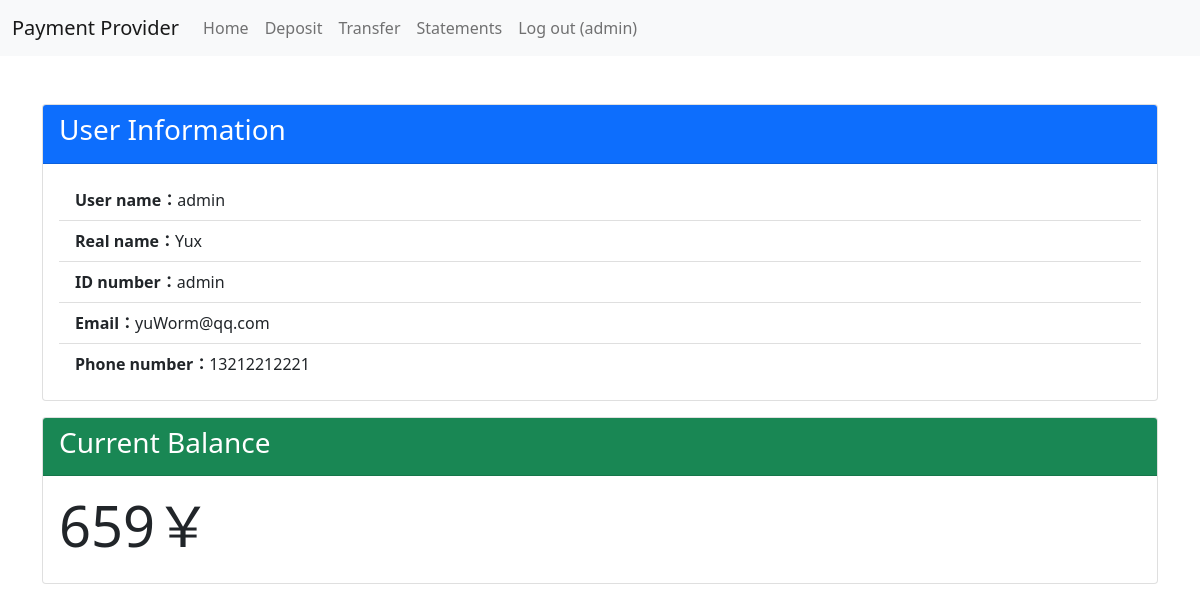
The app's page / (signed in) with its own data.
### main/models.py (models this page shows, shortened)
class Payment_Account(AbstractBaseUser):
    user_id = models.AutoField(primary_key=True)
    username = models.CharField(max_length=50, unique=True)
    balance = models.IntegerField(default=0)
    name = models.CharField(max_length=50)
    user_id_number = models.CharField(max_length=18)
    user_phone = models.IntegerField()
    user_email = models.CharField(max_length=50)
    USERNAME_FIELD = 'username'
    objects = MyUserManager()

### main/views.py (the view)
# urls.py: path('', index, name="home"),
@login_required
def index(request):
    return render(request, "home.html")

### main/backend.py (called while the page is built)
    def get_user(self, user_id):
        try:
            return Payment_Account.objects.get(pk=user_id)
        except Payment_Account.DoesNotExist:
            return None

### templates/home.html
{% extends "base.html" %}
{% block content %}
    <div class="container my-5">
        <div class="card mb-3">
            <div class="card-header bg-primary text-white">
                <h3 class="card-title">User Information</h3>
            </div>
            <div class="card-body">
                <ul class="list-group list-group-flush">
                    <li class="list-group-item"><strong>User name：</strong>{{ user.username }}</li>
                    <li class="list-group-item"><strong>Real name：</strong>{{ user.name }}</li>
                    <li class="list-group-item"><strong>ID number：</strong>{{ user.username }}</li>
                    <li class="list-group-item"><strong>Email：</strong>{{ user.user_email }}</li>
                    <li class="list-group-item"><strong>Phone number：</strong>{{ user.user_phone }}</li>
                </ul>
            </div>
        </div>
        <div class="card">
            <div class="card-header bg-success text-white">
                <h3 class="card-title">Current Balance</h3>
            </div>
            <div class="card-body">
                <h1 class="display-4">{{ user.balance }}￥</h1>
            </div>
        </div>
    </div>
{% endblock %}

### templates/base.html (shortened to what this page needs)
<!DOCTYPE html>
<html lang="en">
<head>
    <link rel="stylesheet" href="https://cdnjs.cloudflare.com/ajax/libs/twitter-bootstrap/5.1.0/css/bootstrap.min.css">
</head>
<body>
<nav class="navbar navbar-expand-lg navbar-light bg-light">
    <div class="container-fluid">
        <a class="navbar-brand" href="#">Payment Provider</a>
        <div class="collapse navbar-collapse" id="navbarNav">
            <ul class="navbar-nav">
                <li class="nav-item">
                    <a class="nav-link" href="{% url 'home' %}">Home</a>
                </li>
                {% if user.is_authenticated %}
                    <li class="nav-item">
                        <a class="nav-link" href="{% url 'deposit' %}">Deposit</a>
                    </li>
                    <li class="nav-item">
                        <a class="nav-link" href="{% url 'transfer' %}">Transfer</a>
                    </li>
                    <li class="nav-item">
                        <a class="nav-link" href="{% url 'order' %}">Statements</a>
                    </li>
                    <li class="nav-item">
                        <a class="nav-link" href="{% url 'logout' %}">Log out ({{ user.username }})</a>
                    </li>
                {% endif %}
            </ul>
        </div>
    </div>
</nav>
{% block content %}{% endblock %}
</body>
</html>

### templates/base.html (style rules this page uses)
body { min-height: 100vh; }

### records on screen
Payment_Account: username "admin", name "Yux", user_email "yuWorm@qq.com", user_phone "13212212221", balance "659"
